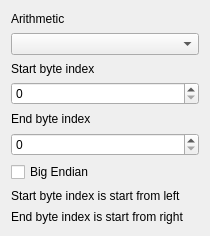
<?xml version="1.0" encoding="UTF-8"?>
<ui version="4.0">
 <class>CrcCheckerUi</class>
 <widget class="QWidget" name="CrcCheckerUi">
  <property name="geometry">
   <rect>
    <x>0</x>
    <y>0</y>
    <width>210</width>
    <height>236</height>
   </rect>
  </property>
  <property name="windowTitle">
   <string notr="true">Form</string>
  </property>
  <layout class="QGridLayout" name="gridLayout">
   <item row="0" column="0">
    <widget class="QLabel" name="label_3">
     <property name="text">
      <string>Arithmetic</string>
     </property>
    </widget>
   </item>
   <item row="1" column="0">
    <widget class="QComboBox" name="comboBoxArithmetic"/>
   </item>
   <item row="2" column="0">
    <widget class="QLabel" name="label">
     <property name="text">
      <string>Start byte index</string>
     </property>
    </widget>
   </item>
   <item row="3" column="0">
    <widget class="QSpinBox" name="spinBoxStartIndex"/>
   </item>
   <item row="4" column="0">
    <widget class="QLabel" name="label_2">
     <property name="text">
      <string>End byte index</string>
     </property>
    </widget>
   </item>
   <item row="5" column="0">
    <widget class="QSpinBox" name="spinBoxEndIndex"/>
   </item>
   <item row="6" column="0">
    <widget class="QCheckBox" name="checkBoxBigEndian">
     <property name="text">
      <string>Big Endian</string>
     </property>
    </widget>
   </item>
   <item row="7" column="0">
    <widget class="QLabel" name="label_4">
     <property name="text">
      <string>Start byte index is start from left</string>
     </property>
    </widget>
   </item>
   <item row="8" column="0">
    <widget class="QLabel" name="label_5">
     <property name="text">
      <string>End byte index is start from right</string>
     </property>
    </widget>
   </item>
  </layout>
 </widget>
 <resources/>
 <connections/>
</ui>
